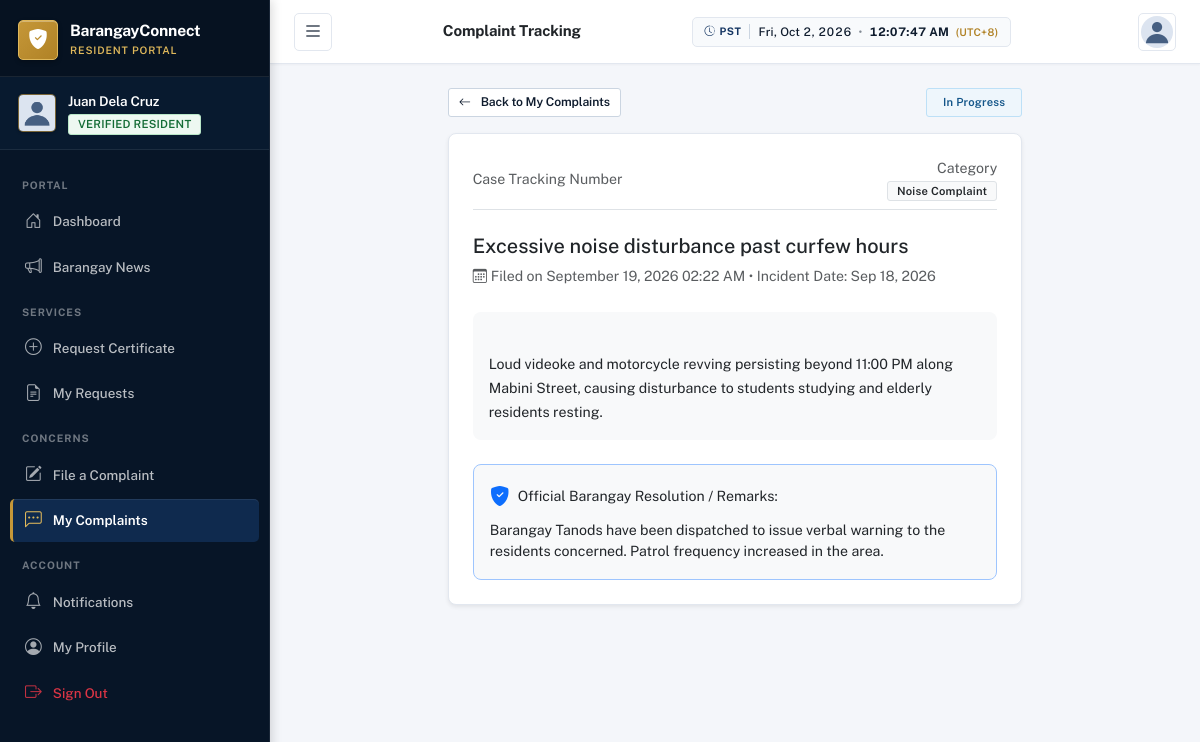
Screenshot of /complaints/1/ (signed in) with the database file from the repository.
### accounts/models.py (models this page shows, shortened)
class CustomUser(AbstractUser):
    ROLE_CHOICES = [
        ('admin', 'Administrator'),
        ('resident', 'Resident'),
    ]
    GENDER_CHOICES = [
        ('male', 'Male'),
        ('female', 'Female'),
        ('other', 'Other'),
    ]
    CIVIL_STATUS_CHOICES = [
        ('single', 'Single'),
        ('married', 'Married'),
        ('widowed', 'Widowed'),
        ('separated', 'Separated'),
        ('divorced', 'Divorced'),
    ]
    ACCOUNT_STATUS_CHOICES = [
        ('pending', 'Pending'),
        ('active', 'Active'),
        ('inactive', 'Inactive'),
        ('rejected', 'Rejected'),
    ]
    role = models.CharField(max_length=10, choices=ROLE_CHOICES, default='resident')
    account_status = models.CharField(max_length=10, choices=ACCOUNT_STATUS_CHOICES, default='pending')
    profile_picture = models.ImageField(upload_to='profile_pictures/', null=True, blank=True)
    phone = models.CharField(max_length=20, blank=True)
    date_of_birth = models.DateField(null=True, blank=True)
    gender = models.CharField(max_length=10, choices=GENDER_CHOICES, blank=True)
    civil_status = models.CharField(max_length=15, choices=CIVIL_STATUS_CHOICES, blank=True)
    address = models.TextField(blank=True)
    barangay = models.CharField(max_length=100, blank=True, default='Barangay San Jose')
    valid_id = models.FileField(upload_to='valid_ids/', null=True, blank=True)
    created_at = models.DateTimeField(auto_now_add=True)
    updated_at = models.DateTimeField(auto_now=True)
    @property
    def profile_picture_url(self):
        if self.profile_picture:
            return self.profile_picture.url
        return '/static/images/default_avatar.png'

### complaints/models.py (models this page shows, shortened)
class Complaint(models.Model):
    CATEGORY_CHOICES = [
        ('noise', 'Noise Complaint'),
        ('garbage', 'Garbage / Sanitation'),
        ('road', 'Road / Infrastructure'),
        ('neighbor', 'Neighbor Dispute'),
        ('safety', 'Public Safety'),
        ('flooding', 'Flooding / Drainage'),
        ('illegal', 'Illegal Activities'),
        ('other', 'Other'),
    ]
    STATUS_CHOICES = [
        ('submitted', 'Submitted'),
        ('under_review', 'Under Review'),
        ('in_progress', 'In Progress'),
        ('resolved', 'Resolved'),
        ('closed', 'Closed'),
        ('rejected', 'Rejected'),
    ]
    CONTACT_CHOICES = [
        ('phone', 'Phone Call'),
        ('email', 'Email'),
        ('personal', 'Personal Visit'),
        ('none', 'No Preference'),
    ]
    resident = models.ForeignKey(settings.AUTH_USER_MODEL, on_delete=models.CASCADE, related_name='complaints')
    subject = models.CharField(max_length=255)
    description = models.TextField()
    category = models.CharField(max_length=20, choices=CATEGORY_CHOICES)
    location = models.CharField(max_length=255, blank=True)
    incident_date = models.DateField(null=True, blank=True)
    supporting_document = models.FileField(upload_to='complaint_docs/', null=True, blank=True)
    contact_preference = models.CharField(max_length=10, choices=CONTACT_CHOICES, default='none')
    status = models.CharField(max_length=15, choices=STATUS_CHOICES, default='submitted')
    admin_response = models.TextField(blank=True, help_text='Admin response to complainant')
    resolution = models.TextField(blank=True, help_text='Resolution details')
    resolved_by = models.ForeignKey(
        settings.AUTH_USER_MODEL, on_delete=models.SET_NULL, null=True, blank=True, related_name='resolved_complaints'
    )
    created_at = models.DateTimeField(auto_now_add=True)
    updated_at = models.DateTimeField(auto_now=True)
    class Meta:
        ordering = ['-created_at']

### complaints/views.py (the view)
# urls.py: path('<int:pk>/', views.resident_complaint_detail, name='resident_detail'),
@login_required
def resident_complaint_detail(request, pk):
    complaint = get_object_or_404(Complaint, pk=pk, resident=request.user)
    return render(request, 'complaints/resident/detail.html', {'complaint': complaint})

### notifications/context_processors.py (called while the page is built)
def notifications_processor(request):
    if request.user.is_authenticated:
        unread_count = Notification.objects.filter(recipient=request.user, is_read=False).count()
        recent_notifications = Notification.objects.filter(recipient=request.user).order_by('-created_at')[:5]
        return {
            'unread_notifications_count': unread_count,
            'recent_notifications': recent_notifications,
        }
    return {'unread_notifications_count': 0, 'recent_notifications': []}

### templates/complaints/resident/detail.html (shortened to what this page needs)
<!DOCTYPE html>
<html lang="en">
<head>
    {% load static %}
    <link href="https://cdn.jsdelivr.net/npm/bootstrap@5.3.2/dist/css/bootstrap.min.css" rel="stylesheet">
    <link href="https://cdn.jsdelivr.net/npm/bootstrap-icons@1.11.3/font/bootstrap-icons.min.css" rel="stylesheet">
    <link href="{% static 'css/style.css' %}" rel="stylesheet">
</head>
<body>
    <div class="toast-container position-fixed top-0 end-0 p-3" style="z-index: 1100;">
    </div>
    <nav id="sidebar" class="sidebar">
        <div class="sidebar-header">
            <div class="brand-logo">
                <div class="logo-icon"><i class="bi bi-shield-fill-check"></i></div>
                <div class="brand-text">
                    <span class="brand-name">BarangayConnect</span>
                    <span class="brand-sub">Resident Portal</span>
                </div>
            </div>
        </div>
        <div class="sidebar-user">
            <img src="{{ user.profile_picture_url }}" alt="Profile" class="sidebar-avatar">
            <div class="sidebar-user-info">
                <span class="sidebar-user-name">{{ user.get_full_name|default:user.username }}</span>
                <span class="sidebar-user-role badge badge-resident">Verified Resident</span>
            </div>
        </div>
        <div class="sidebar-nav">
            <div class="nav-section-label">Portal</div>
            <a href="{% url 'dashboard:resident_dashboard' %}" class="nav-link"><i class="bi bi-house-door"></i><span>Dashboard</span></a>
            <a href="{% url 'announcements:list' %}" class="nav-link"><i class="bi bi-megaphone"></i><span>Barangay News</span></a>
            <div class="nav-section-label">Services</div>
            <a href="{% url 'certificates:resident_create' %}" class="nav-link"><i class="bi bi-plus-circle"></i><span>Request Certificate</span></a>
            <a href="{% url 'certificates:resident_list' %}" class="nav-link"><i class="bi bi-file-earmark-text"></i><span>My Requests</span></a>
            <div class="nav-section-label">Concerns</div>
            <a href="{% url 'complaints:resident_create' %}" class="nav-link"><i class="bi bi-pencil-square"></i><span>File a Complaint</span></a>
            <a href="{% url 'complaints:resident_list' %}" class="nav-link active"><i class="bi bi-chat-left-dots"></i><span>My Complaints</span></a>
            <div class="nav-section-label">Account</div>
            <a href="{% url 'notifications:list' %}" class="nav-link"><i class="bi bi-bell"></i><span>Notifications</span></a>
            <a href="{% url 'accounts:profile' %}" class="nav-link"><i class="bi bi-person-circle"></i><span>My Profile</span></a>
            <a href="{% url 'accounts:logout' %}" class="nav-link text-danger"><i class="bi bi-box-arrow-right"></i><span>Sign Out</span></a>
        </div>
    </nav>
    <header class="topbar">
        <button class="btn btn-icon sidebar-toggle" id="sidebarToggle"><i class="bi bi-list fs-5"></i></button>
        <div class="topbar-title"><h6 class="mb-0 fw-600 text-dark">Complaint Tracking</h6></div>
        <div class="topbar-actions">
            <div class="dropdown">
                <button class="btn btn-icon" data-bs-toggle="dropdown"><img src="{{ user.profile_picture_url }}" class="rounded-circle" style="width: 32px; height: 32px; object-fit: cover;"></button>
            </div>
        </div>
    </header>
    <main class="main-content">
        <div class="row justify-content-center">
            <div class="col-lg-8">
                <div class="d-flex justify-content-between align-items-center mb-3">
                    <a href="{% url 'complaints:resident_list' %}" class="btn btn-outline-secondary btn-sm">
                        <i class="bi bi-arrow-left me-1"></i>Back to My Complaints
                    </a>
                    <span class="badge bg-{% if complaint.status == 'submitted' %}warning text-dark{% elif complaint.status == 'in_progress' %}info text-dark{% elif complaint.status == 'resolved' %}success{% else %}secondary{% endif %} fs-sm px-3 py-2">
                        {{ complaint.get_status_display }}
                    </span>
                </div>
                <div class="card border-0 shadow-sm rounded-3 p-4 mb-4">
                    <div class="d-flex justify-content-between align-items-center mb-4 pb-2 border-bottom">
                        <div>
                            <span class="text-muted fs-xs d-block">Case Tracking Number</span>
                        </div>
                        <div class="text-end">
                            <span class="text-muted fs-xs d-block">Category</span>
                            <span class="badge bg-light text-dark border fs-xs">{{ complaint.get_category_display }}</span>
                        </div>
                    </div>
                    <h5 class="fw-700 text-dark mb-2">{{ complaint.subject }}</h5>
                    <div class="text-muted fs-xs mb-4">
                        <i class="bi bi-calendar3 me-1"></i>Filed on {{ complaint.created_at|date:"F d, Y h:i A" }}
                        {% if complaint.incident_date %} &bull; Incident Date: {{ complaint.incident_date|date:"M d, Y" }}{% endif %}
                    </div>
                    <div class="p-3 bg-light rounded-3 mb-4" style="line-height: 1.7; white-space: pre-line;">
                        {{ complaint.description }}
                    </div>
                    {% if complaint.admin_response %}
                    <div class="p-3 rounded-3 bg-light border border-primary-subtle">
                        <div class="d-flex align-items-center gap-2 mb-2">
                            <i class="bi bi-shield-fill-check text-primary fs-5"></i>
                            <span class="fw-700 text-dark fs-sm">Official Barangay Resolution / Remarks:</span>
                        </div>
                        <p class="mb-0 fs-sm text-dark" style="white-space: pre-line;">{{ complaint.admin_response }}</p>
                    </div>
                    {% else %}
                    <div class="alert alert-info border-0 rounded-3 mb-0 fs-xs">
                        <i class="bi bi-hourglass-split me-1"></i>
                        Your complaint has been received and is currently in queue for review and mediation by the Barangay Lupon / Peace & Order committee.
                    </div>
                    {% endif %}
                </div>
            </div>
        </div>
    </main>
</body>
</html>

### rows the page displays
CustomUser: get_full_name "Juan Dela Cruz"
Complaint: status "In Progress", category "Noise Complaint", subject "Excessive noise disturbance past curfew hours", created_at "September 19, 2026 02:22 AM", incident_date "Sep 18, 2026", description "Loud videoke and motorcycle revving persisting beyond 11:00 PM along Mabini Street, causing disturbance to students studying and elderly residents resting.", admin_response "Barangay Tanods have been dispatched to issue verbal warning to the residents concerned. Patrol frequency increased in the area."
